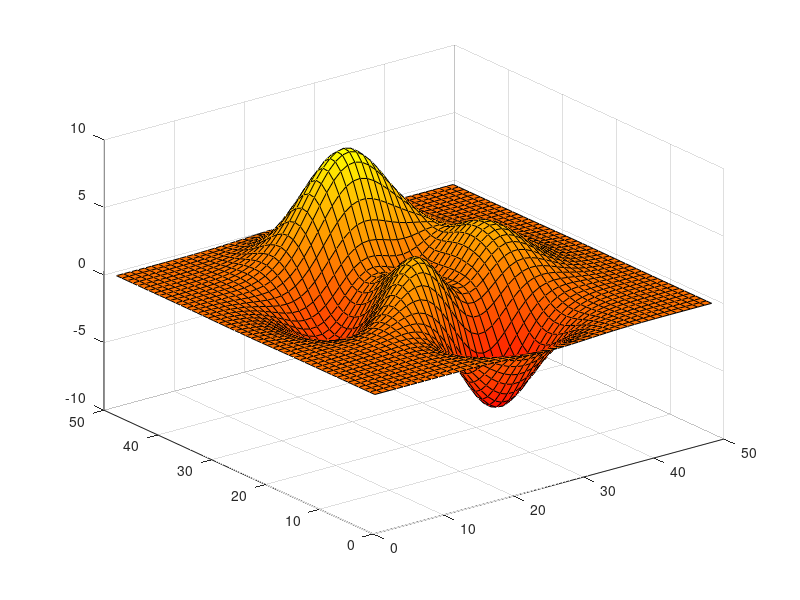

This figure's MATLAB source: (Note: this script raises an error after producing the figure.)
%=============================================================================
% Copyright (c) 2016-present Allan CORNET (Nelson)
%=============================================================================
% This file is part of Nelson.
%=============================================================================
% LICENCE_BLOCK_BEGIN
% SPDX-License-Identifier: LGPL-3.0-or-later
% LICENCE_BLOCK_END
%=============================================================================
% <--ADV-CLI MODE-->
%=============================================================================
f = figure();
surf(peaks);
colormap('autumn');
r = f.Colormap;
assert_isapprox(r(1:2, :), [1.0000, 0, 0; 1.0000, 0.0039, 0], 1e-4); 
%=============================================================================
